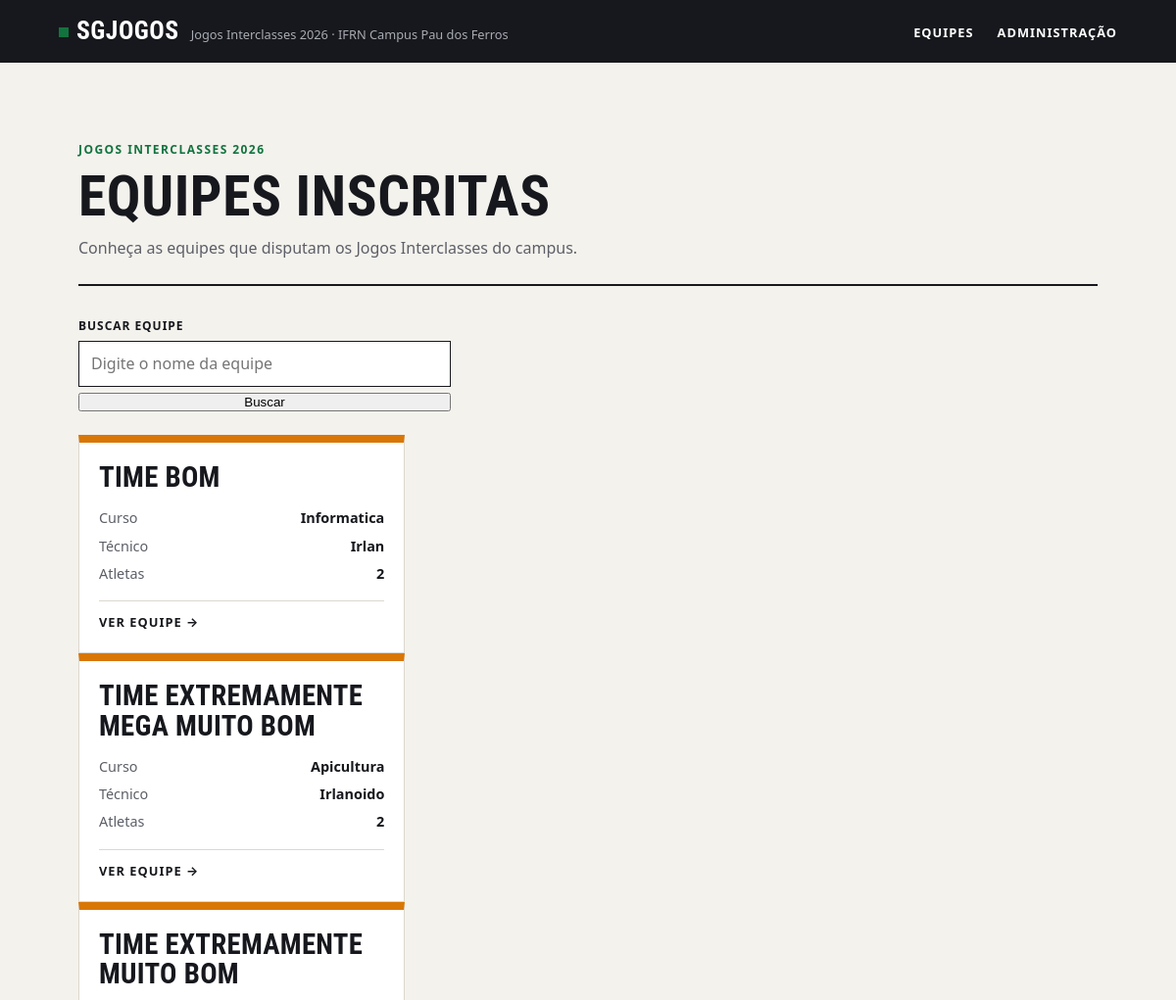
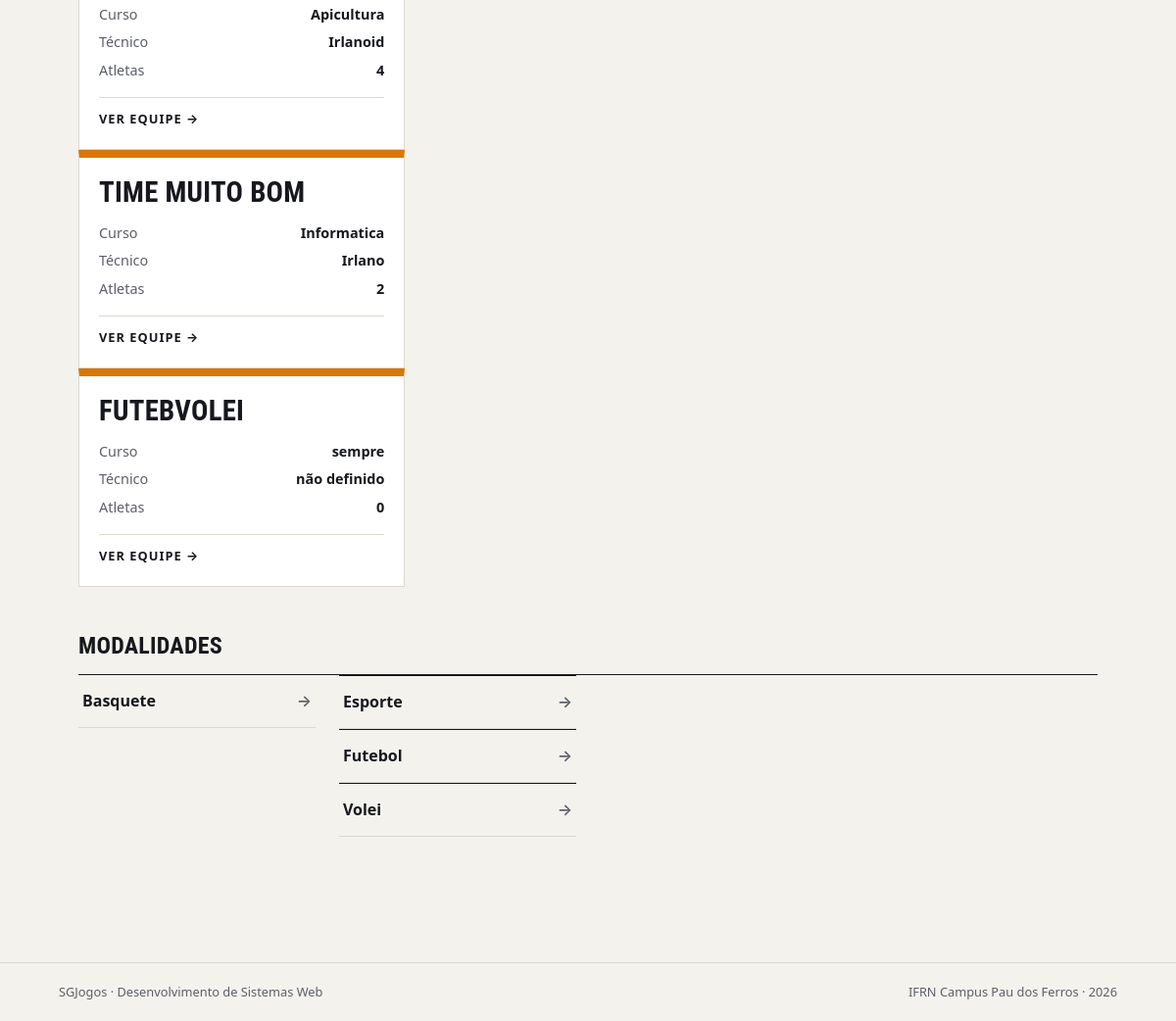
The page / on the database its author committed (2 pictures, top to bottom).
### jogos/models.py (models this page shows, shortened)
class Equipe(models.Model):
    nome = models.CharField(max_length=100, unique=True)
    curso = models.CharField(max_length=100)
    cor = models.DecimalField(max_digits=7, decimal_places=0, default='#000000')
    criado_em = models.DateField(auto_now_add=True)
    class Meta:
        ordering = ['nome']
        verbose_name = 'equipe'
        verbose_name_plural = 'equipes'

class Tecnico(models.Model):
    equipe = models.ForeignKey(Equipe, on_delete=models.CASCADE, related_name='tecnicos')
    nome = models.CharField(max_length=100, unique=True)
    email = models.EmailField(unique=True)
    telefone = models.CharField(max_length=20, blank=True)
    class Meta:
        ordering = ['nome']
        verbose_name = 'tecnico'
        verbose_name_plural = 'tecnicos'

class Modalidade(models.Model):
    nome = models.CharField(max_length=100, unique=True)
    tipo = models.CharField(max_length=20, choices=[('individual', 'Individual'), ('coletivo', 'Coletivo')])
    max_atletas = models.PositiveIntegerField()
    class Meta:
        ordering = ['nome']
        verbose_name = 'modalidade'
        verbose_name_plural = 'modalidades'

### jogos/views.py (the view)
# urls.py: path('', views.index, name='index'),
def index(request):
    modalidades = Modalidade.objects.all()
    equipes = Equipe.objects.all()
    tecnicos = Tecnico.objects.all()
    atletas = Atleta.objects.all()
    return render(request, 'index.html', {'modalidades': modalidades, 'equipes': equipes, 'tecnicos': tecnicos, 'atletas': atletas})

### jogos/templates/index.html (shortened to what this page needs)
{% extends 'base.html' %}
{% block content %}
    <main class="conteudo">
        <header class="topo">
            <span class="sobretitulo">Jogos Interclasses 2026</span>
            <h1>Equipes inscritas</h1>
            <p class="descricao">Conheça as equipes que disputam os Jogos Interclasses do campus.</p>
        </header>
        <div class="busca">
            <label for="busca">Buscar equipe</label>
            <input type="search" id="busca" placeholder="Digite o nome da equipe">
            <button id ="busca-btn" onclick="buscarEquipe()">Buscar</button>
        </div>
        {% for equipe in equipes %}
        <section class="grade" id="lista-equipes">
            <article class="card" style="border-top-color: #d97706;">
                <h3>{{ equipe.nome }}</h3>
                <dl>
                    <dt>Curso</dt>
                    <dd>{{ equipe.curso }}</dd>
                    {% for tecnico in equipe.tecnicos.all %}
                    <dt>Técnico</dt>
                    <dd>{{ tecnico.nome }}</dd>
                    {% empty %}
                    <dt>Técnico</dt>
                    <dd>não definido</dd>
                    {% endfor %}
                    <dt>Atletas</dt>
                    <dd>{{ equipe.atletas.count }}</dd>
                </dl>
                <a class="link" href="{% url 'equipe' equipe.pk %}">Ver equipe</a>
            </article>
        </section>
        {% empty %}
        <p class="aviso">Nenhuma equipe encontrada.</p>
        {% endfor %}
        <h2>Modalidades</h2>
        {% for modalidade in modalidades %}
        <ul class="lista-modalidades">
            <li><a href="{% url 'modalidade' modalidade.pk %}">{{ modalidade.nome }}</a></li>
        {% empty %}
            <li><a href="{% url 'modalidade' 0 %}">Nenhuma modalidade</a></li>
        {% endfor %}
        </ul>
    </main>
{% endblock %}

### jogos/templates/base.html (shortened to what this page needs)
{% load static %}
<!DOCTYPE html>
<html lang="pt-br">
<head>
    <link rel="stylesheet" href="{% static 'css/style.css' %}">
</head>
<body>
    <header class="cabecalho">
        <div class="conteudo">
            <a class="marca" href="{% url 'index' %}">
                <strong>SGJogos</strong>
                <span>Jogos Interclasses 2026 · IFRN Campus Pau dos Ferros</span>
            </a>
            <nav class="menu">
                <ul>
                    <li><a href="{% url 'index' %}">Equipes</a></li>
                    <li><a href="{% url 'admin:index' %}">Administração</a></li>
                </ul>
            </nav>
        </div>
    </header>
    <main class="conteudo">
        {% block content %}
        {% endblock %}
    </main>
    <footer class="rodape">
            <div class="conteudo">
                <p>SGJogos · Desenvolvimento de Sistemas Web</p>
                <p>IFRN Campus Pau dos Ferros · 2026</p>
            </div>
    </footer>
</body>

### jogos/static/css/style.css (style rules this page uses)
:root { --papel: #f4f2ed; --branco: #ffffff; --tinta: #16181d; --tinta-suave: #5c5f67; --linha: #dcd8ce; --verde: #12733f; --verde-claro: #e2efe6; --fonte-texto: system-ui, -apple-system, "Segoe UI", Roboto, Ubuntu, "Helvetica Neue", Arial, sans-serif; --fonte-titulo: "Bahnschrift SemiCondensed", "Bahnschrift", "Avenir Next Condensed", "Roboto Condensed", "Ubuntu Condensed", "Arial Narrow", var(--fonte-texto); }
*, *::before, *::after { box-sizing: border-box; }
* { margin: 0; padding: 0; }
body { min-height: 100vh; display: flex; flex-direction: column; background: var(--papel); color: var(--tinta); font-family: var(--fonte-texto); font-size: 1rem; line-height: 1.55; -webkit-font-smoothing: antialiased; }
a { color: inherit; }
ul { list-style: none; }
h1, h2, h3 { font-family: var(--fonte-titulo); font-stretch: condensed; font-weight: 700; line-height: 1.05; text-transform: uppercase; letter-spacing: 0.01em; }
.conteudo { width: 100%; max-width: 1120px; margin: 0 auto; padding: 0 20px; }
.cabecalho { background: var(--tinta); color: var(--branco); }
.cabecalho .conteudo { display: flex; align-items: center; justify-content: space-between; gap: 16px; min-height: 64px; }
.marca { display: flex; align-items: baseline; gap: 12px; text-decoration: none; }
.marca strong { font-family: var(--fonte-titulo); font-stretch: condensed; font-size: 1.6rem; letter-spacing: 0.02em; text-transform: uppercase; }
.marca strong::before { content: ""; display: inline-block; width: 10px; height: 10px; margin-right: 8px; background: var(--verde); transform: translateY(-2px); }
.marca span { color: #a9acb3; font-size: 0.8rem; }
.menu ul { display: flex; gap: 24px; }
.menu a { font-size: 0.8rem; font-weight: 600; letter-spacing: 0.08em; text-transform: uppercase; text-decoration: none; padding: 6px 0; border-bottom: 2px solid transparent; }
main.conteudo { flex: 1; padding-top: 40px; padding-bottom: 64px; }
.topo { padding-bottom: 24px; margin-bottom: 32px; border-bottom: 2px solid var(--tinta); }
.sobretitulo { display: block; margin-bottom: 8px; color: var(--verde); font-size: 0.75rem; font-weight: 700; letter-spacing: 0.12em; text-transform: uppercase; }
h1 { font-size: clamp(2.2rem, 6vw, 3.6rem); }
.descricao { max-width: 60ch; margin-top: 10px; color: var(--tinta-suave); }
h2 { margin: 48px 0 16px; font-size: 1.5rem; }
.busca { display: flex; flex-direction: column; gap: 6px; max-width: 380px; margin-bottom: 24px; }
.busca label { font-size: 0.75rem; font-weight: 700; letter-spacing: 0.08em; text-transform: uppercase; }
.busca input { padding: 10px 12px; border: 1px solid var(--tinta); border-radius: 0; background: var(--branco); color: var(--tinta); font: inherit; }
.grade { display: grid; grid-template-columns: repeat(auto-fill, minmax(250px, 1fr)); gap: 20px; }
.card { display: flex; flex-direction: column; gap: 16px; padding: 20px; background: var(--branco); border: 1px solid var(--linha); border-top: 8px solid var(--tinta); }
.card h3 { font-size: 1.8rem; }
.card dl { display: grid; grid-template-columns: auto 1fr; gap: 6px 12px; font-size: 0.9rem; }
.card dt { color: var(--tinta-suave); }
.card dd { font-weight: 600; text-align: right; }
.card .link { margin-top: auto; padding-top: 12px; border-top: 1px solid var(--linha); font-size: 0.8rem; font-weight: 700; letter-spacing: 0.08em; text-transform: uppercase; text-decoration: none; }
.card .link::after { content: " →"; }
.lista-modalidades { display: grid; grid-template-columns: repeat(auto-fill, minmax(220px, 1fr)); column-gap: 24px; border-top: 1px solid var(--tinta); }
.lista-modalidades a { display: flex; justify-content: space-between; padding: 14px 4px; border-bottom: 1px solid var(--linha); font-weight: 600; text-decoration: none; }
.lista-modalidades a::after { content: "→"; color: var(--tinta-suave); }
.rodape { border-top: 1px solid var(--linha); color: var(--tinta-suave); font-size: 0.8rem; }
.rodape .conteudo { display: flex; flex-wrap: wrap; justify-content: space-between; gap: 8px; padding-top: 20px; padding-bottom: 20px; }

### rows shown on the page
Equipe: nome "TIME BOM", curso "Informatica", atletas.count "2"
Tecnico: nome "Irlan"
Equipe: nome "TIME EXTREMAMENTE MEGA MUITO BOM", curso "Apicultura", atletas.count "2"
Tecnico: nome "Irlanoido"
Equipe: nome "TIME EXTREMAMENTE MUITO BOM", curso "Apicultura", atletas.count "4"
Tecnico: nome "Irlanoid"
Equipe: nome "TIME MUITO BOM", curso "Informatica", atletas.count "2"
Tecnico: nome "Irlano"
Equipe: nome "FUTEBVOLEI", curso "sempre", atletas.count "0"
Modalidade: nome "Basquete"
Modalidade: nome "Esporte"
Modalidade: nome "Futebol"
Modalidade: nome "Volei"
